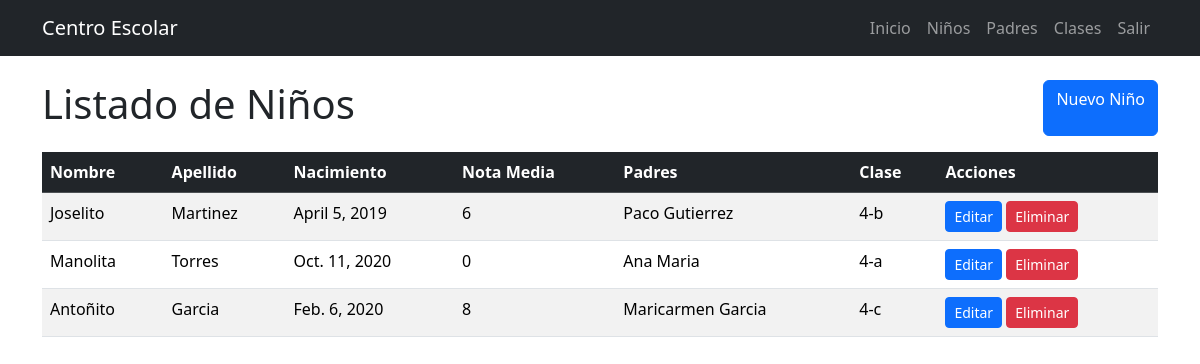
Page /lista-niños/ on the committed database.
### ProyectoALmacen/models.py (models this page shows, shortened)
class childs (models.Model):
    name=models.CharField (verbose_name='Nombre', # etiqueta dentro de la tabla
    max_length= 100,
    default=''
    )
    last_name=models.CharField (verbose_name='Apellido',
    max_length=150,
    default='')
    age=models.DateField (verbose_name='Fecha de Nacimiento',
    default='0000/00/00 00:00')
    average=models.PositiveSmallIntegerField (verbose_name='Nota Media',
    default=0)
    father=models.ManyToManyField(fathers)
    school=models.ManyToManyField(classroom)
    class Meta:
        verbose_name_plural='Niños'

class fathers (models.Model):
    name=models.CharField (verbose_name='Nombre', # etiqueta dentro de la tabla
    max_length= 100,
    default=''
    )
    last_name=models.CharField(verbose_name='Apellido',
    max_length=150,
    default='')
    age=models.DateField (verbose_name='Fecha de Nacimiento',
    default='')
    number=models.PositiveSmallIntegerField (verbose_name='Teléfono',
    max_length=12 )
    class Meta:
        verbose_name_plural='Padres'

class classroom (models.Model):
    clase=models.CharField (verbose_name='clase', # etiqueta dentro de la tabla
    max_length= 100,
    default=''
    )
    entrytime=models.DateTimeField (verbose_name='hora de entrada',
    default='')
    departuretime=models.DateTimeField (verbose_name='hora de salida',
    default='')
    sites=models.PositiveSmallIntegerField (verbose_name='sites',
    max_length= 60,)
    class Meta:
        verbose_name_plural='Clases'

### ProyectoALmacen/views.py (called while the page is built)
def lista_niños(request):
    niños = childs.objects.all()
    return render(request, 'lista_niños.html', {'childs': niños})

### ProyectoALmacen/templates/lista_niños.html (shortened to what this page needs)
{% extends 'index.html'%}
{%block content%}
<div class="container mt-4">
    <div class="d-flex justify-content-between mb-3">
        <h1>Listado de Niños</h1>
        <a href="/crear-niño/" class="btn btn-primary">Nuevo Niño</a>
    </div>
    <table class="table table-striped">
        <thead class="table-dark">
            <tr>
                <th>Nombre</th>
                <th>Apellido</th>
                <th>Nacimiento</th>
                <th>Nota Media</th>
                <th>Padres</th>
                <th>Clase</th>
                <th>Acciones</th>
            </tr>
        </thead>
        <tbody>
            {% for child in childs %}
            <tr>
                <td>{{child.name}}</td>
                <td>{{child.last_name}}</td>
                <td>{{child.age}}</td>
                <td>{{child.average}}</td>
                <td>
                    {% for padre in child.father.all %}
                    {{padre.name}} {{padre.last_name}}{% if not forloop.last %}, {% endif %}
                    {% empty %}-{% endfor %}
                </td>
                <td>
                    {% for clase in child.school.all %}
                    {{clase.clase}}{% if not forloop.last %}, {% endif %}
                    {% empty %}-{% endfor %}
                </td>
                <td>
                    <a class="btn btn-sm btn-primary" href="/editar-niño/{{child.id}}/">Editar</a>
                    <a class="btn btn-sm btn-danger" href="/borrar-niño/{{child.id}}/">Eliminar</a>
                </td>
            </tr>
            {% empty %}
            <tr>
                <td colspan="7" class="text-center">No hay niños registrados</td>
            </tr>
            {% endfor %}
        </tbody>
    </table>
</div>
{%endblock content%}

### ProyectoALmacen/templates/index.html (shortened to what this page needs)
{% load static %}
<!DOCTYPE html>
<html lang="es">
<head>
    {%block css%}
    <link rel="stylesheet" href="{% static 'css/bootstrap.min.css' %}">
    {%endblock css%}
</head>
<body>
    {% block navbar %}
    <nav class="navbar navbar-expand-lg navbar-dark bg-dark">
        <div class="container">
            <a class="navbar-brand" href="/inicio/">Centro Escolar</a>
            <div class="collapse navbar-collapse" id="navbarNav">
                <ul class="navbar-nav ms-auto">
                    <li class="nav-item"><a class="nav-link" href="/inicio/">Inicio</a></li>
                    <li class="nav-item"><a class="nav-link" href="/lista-niños/">Niños</a></li>
                    <li class="nav-item"><a class="nav-link" href="/lista-padres/">Padres</a></li>
                    <li class="nav-item"><a class="nav-link" href="/lista-clases/">Clases</a></li>
                    <li class="nav-item"><a class="nav-link" href="/">Salir</a></li>
                </ul>
            </div>
        </div>
    </nav>
    {% endblock navbar %}
    {% block content %}{% endblock content %}
</body>
</html>

### rows in the picture
childs: name "Joselito", last_name "Martinez", age "April 5, 2019", average "6"
fathers: name "Paco", last_name "Gutierrez"
classroom: clase "4-b"
childs: name "Manolita", last_name "Torres", age "Oct. 11, 2020", average "0"
fathers: name "Ana", last_name "Maria"
classroom: clase "4-a"
childs: name "Antoñito", last_name "Garcia", age "Feb. 6, 2020", average "8"
fathers: name "Maricarmen", last_name "Garcia"
classroom: clase "4-c"
